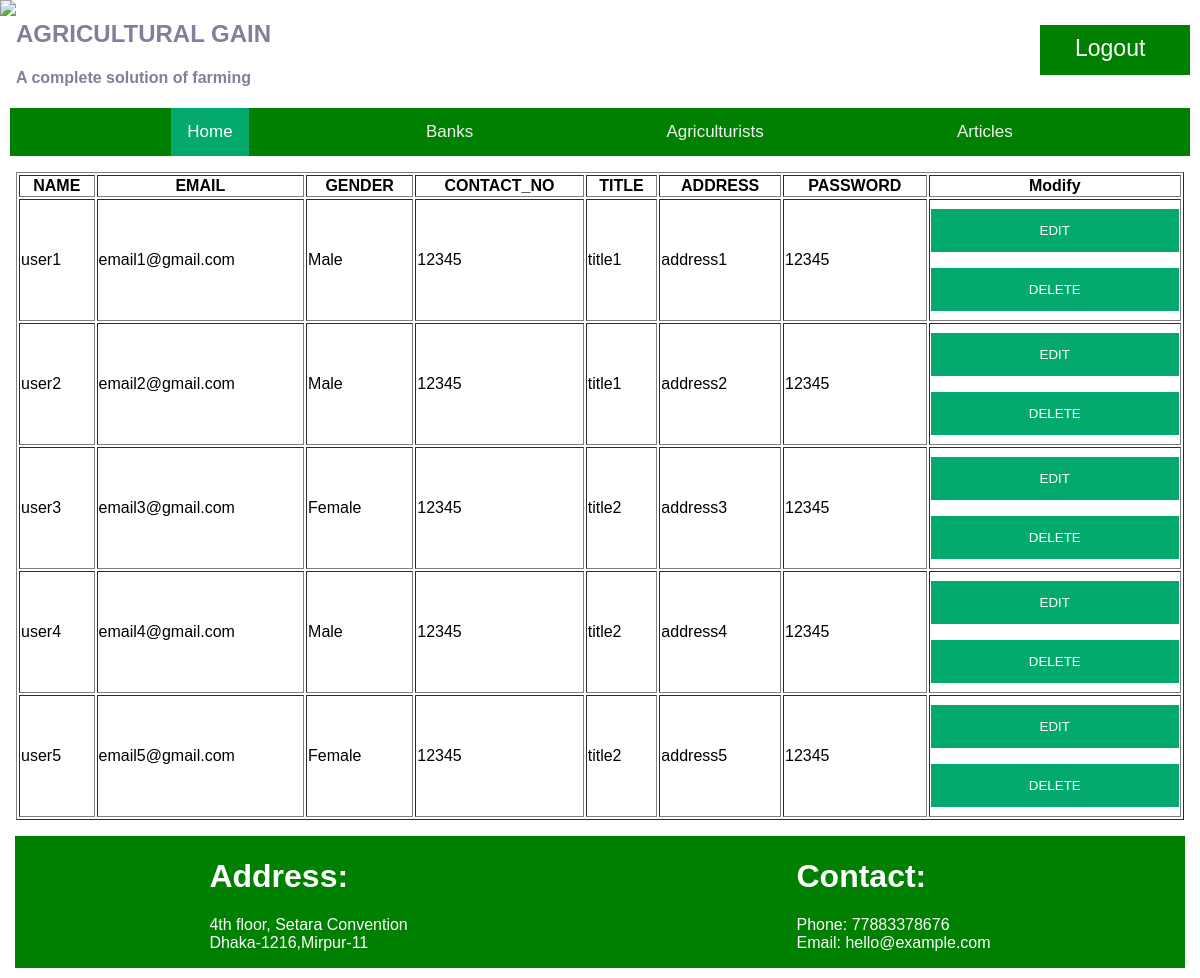
/FINAL_PROJECT/view/profile.php (signed in), run on the app's committed database.
### tables this page shows
CREATE TABLE `users` (
  `ID` int(10) UNSIGNED NOT NULL,
  `NAME` varchar(50) DEFAULT NULL,
  `EMAIL` varchar(50) DEFAULT NULL,
  `GENDER` varchar(20) DEFAULT NULL,
  `CONTACT_NO` varchar(20) DEFAULT NULL,
  `TITLE` varchar(50) DEFAULT NULL,
  `ADDRESS` varchar(100) DEFAULT NULL,
  `PASSWORD` int(50) DEFAULT NULL,
  `TYPE` varchar(20) DEFAULT NULL,
  `DATE` date NOT NULL DEFAULT current_timestamp()
);

### FINAL_PROJECT/view/profile.php (the view, shortened to what this page needs)
<?php
    include '../model/db_connection.php';
?>
<!DOCTYPE html>
<html>
<head>
    <link rel="stylesheet" href="css/style.css">
</head>
<body class="body">
    <div class="header">
        <div class="header_left">
            <a href="home.php"><img class="logo" src="images/Logo.JPG"></a>
            <div class="moto">
                <h2>AGRICULTURAL GAIN</h2>
                <h4>A complete solution of farming</h4>
            </div>
        </div>
        <div class="header_right">
            <?php
                if(isset($_COOKIE['loggedin_email']))
                {
                    echo "<a href='../controller/logout.php'>
                        <p>Logout</p>
                    </a>";
                } else
                {
                    echo "<a href='login.php'>
                        <p>Login</p>
                    </a>";
                }
            ?>
        </div>
    </div>
    <div class="nav_bar">
        <div class="topnav">
            <?php
                if(isset($_COOKIE['loggedin_type']))
                {
                    if($_COOKIE['loggedin_type'] == "admin")
                    {
                        echo "<a class='active' href='home.php'>Home</a>
                        <a href='about.php'>Banks</a>
                        <a href='../controller/services.php'>Agriculturists</a>
                        <a href='articles.php'>Articles</a>";
                    } else
                    {
                        echo "<a class='active' href='home.php'>Home</a>
                        <a href='about.php'>About</a>
                        <a href='../controller/services.php'>Services</a>
                        <a href='articles.php'>Articles</a>";
                    }
                }
            ?>
        </div>
    </div>
    <div class="sign_up_form">
        <div style="min-height: 260px;" class="container">
            <div class="">
                <?php
                    $sql = "";
                    if(isset($_COOKIE['loggedin_type']))
                    {
                        if($_COOKIE['loggedin_type'] == "admin")
                        {
                            $sql = "SELECT * FROM `users`";
                        }
                    }
                    $result=$con->query($sql);
                    $output='<table border="1" width=100%><tr><th>NAME</th><th>EMAIL</th><th>GENDER</th><th>CONTACT_NO</th>
                    <th>TITLE</th><th>ADDRESS</th><th>PASSWORD</th><th>Modify</th></tr>';
                    if($result->num_rows>0)
                    {
                        while($row=$result->fetch_assoc())
                        {
                            $output.= "<tr>
                                <td>{$row["NAME"]}</td><td>{$row["EMAIL"]}</td>
                                <td>{$row["GENDER"]}</td><td>{$row["CONTACT_NO"]}</td>
                                <td>{$row["TITLE"]}</td><td>{$row["ADDRESS"]}</td>
                                <td>{$row["PASSWORD"]}</td>
                                <td>
                                    <a href='../view/farmer_edit.php?user_id=".$row["ID"]."'><button>EDIT</button><a>
                                    <a href='../controller/farmer_delete.php?user_id=".$row["ID"]."'><button>DELETE</button><a>
                                </td>
                            </tr>";
                        }
                        $output.='</table>';
                    }
                    else
                        echo "O results";
                    echo $output;
                ?>
            </div>
        </div>
    </div>
    <div style="margin-right: 15px; margin-left: 15px;" class="contact">
        <div>
            <h1>Address:</h1>
            <p>4th floor, Setara Convention<br> Dhaka-1216,Mirpur-11 </p>
        </div>
        <div>
            <h1>Contact:</h1>
            <p>Phone: 77883378676 <br> Email: hello@example.com</p>
        </div>
    </div>
</body>
</html>

### FINAL_PROJECT/view/css/style.css (style rules this page uses)
body { margin: 0; font-family: Arial, Helvetica, sans-serif; }
.logo { float: left; height: 100px; }
.moto { float: left; color: #80809B; }
.header_right p { margin-top: 10px; margin-left: 35px; }
.header_right a { height: 50px; width: 150px; float: right; margin-top: 25px; margin-right: 10px; background: green; color: white; font-size: 23px; text-decoration: none; }
.topnav { margin-left: 10px; overflow: hidden; background-color: green; display: flex; flex-wrap: nowrap; justify-content: space-evenly; margin-right: 10px; }
.topnav a { float: left; color: #f2f2f2; text-align: center; padding: 14px 16px; text-decoration: none; font-size: 17px; }
.topnav a.active { background-color: #04AA6D; color: white; }
.contact { margin-top: 0px; margin-bottom: 10px; overflow: hidden; background-color: green; color: white; display: flex; flex-wrap: nowrap; justify-content: space-around; }
button { background-color: #04AA6D; color: white; padding: 14px 20px; margin: 8px 0; border: none; cursor: pointer; width: 100%; }
.container { padding: 16px; }

### data on the page
users: NAME "user1", EMAIL "email1@gmail.com", GENDER "Male", CONTACT_NO "12345", TITLE "title1", ADDRESS "address1", PASSWORD "12345"
users: NAME "user2", EMAIL "email2@gmail.com", GENDER "Male", CONTACT_NO "12345", TITLE "title1", ADDRESS "address2", PASSWORD "12345"
users: NAME "user3", EMAIL "email3@gmail.com", GENDER "Female", CONTACT_NO "12345", TITLE "title2", ADDRESS "address3", PASSWORD "12345"
users: NAME "user4", EMAIL "email4@gmail.com", GENDER "Male", CONTACT_NO "12345", TITLE "title2", ADDRESS "address4", PASSWORD "12345"
users: NAME "user5", EMAIL "email5@gmail.com", GENDER "Female", CONTACT_NO "12345", TITLE "title2", ADDRESS "address5", PASSWORD "12345"
